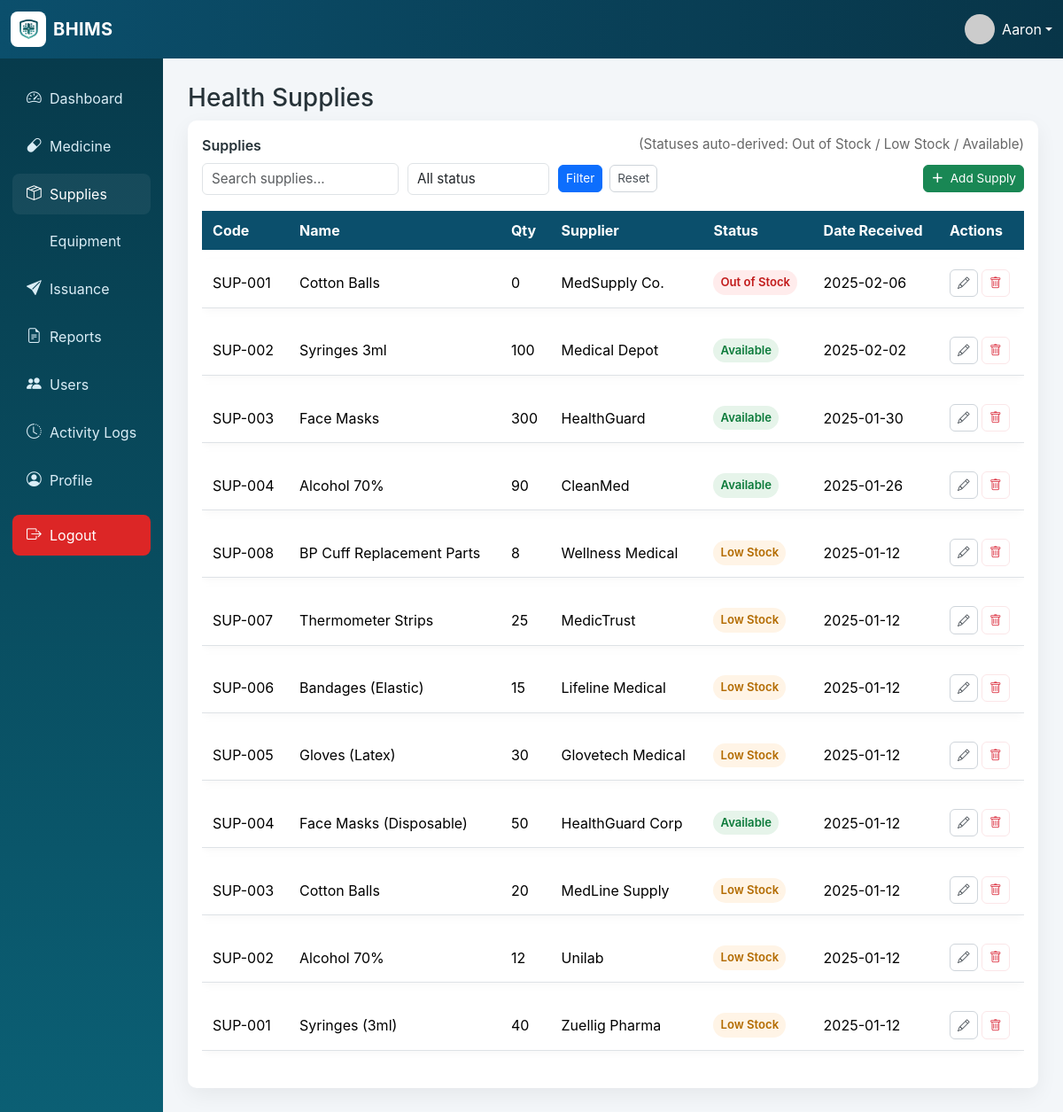
The app's page /supplies.php (signed in) with its own data.
### tables this page shows
CREATE TABLE `supplies` (
  `supply_id` int(11) NOT NULL,
  `item_code` varchar(100) DEFAULT NULL,
  `item_name` varchar(255) DEFAULT NULL,
  `quantity` int(11) DEFAULT 0,
  `supplier` varchar(255) DEFAULT NULL,
  `status` enum('Available','Low Stock','Out of Stock') DEFAULT 'Available',
  `updated_at` varchar(50) DEFAULT NULL,
  `date_received` date DEFAULT NULL,
  `added_by` int(11) DEFAULT NULL
);

### supplies.php (the view, shortened to what this page needs)
<?php
require_once 'header.php';
require_once 'functions.php';
$search = trim($_GET['search'] ?? '');
$sql = "SELECT * FROM supplies WHERE 1=1";
$sql .= " ORDER BY date_received DESC, supply_id DESC";
$stmt = $mysqli->prepare($sql);
$stmt->execute();
$rows = $stmt->get_result()->fetch_all(MYSQLI_ASSOC);
$derived = [];
foreach ($rows as $r) {
    $row = $r;
    $row['quantity'] = (int)$r['quantity'];
    if ($row['quantity'] <= 0) $row['derived_status'] = 'Out of Stock';
    elseif ($row['quantity'] < 50) $row['derived_status'] = 'Low Stock';
    else $row['derived_status'] = 'Available';
    $derived[] = $row;
}
?>
<h3>Health Supplies</h3>
<div class="table-card">
  <div class="d-flex justify-content-between align-items-center mb-2" style="gap:10px;">
    <div style="font-weight:600">Supplies</div>
    <div style="font-size:.95rem;color:#666;">(Statuses auto-derived: Out of Stock / Low Stock / Available)</div>
  </div>
  <div class="filters-wrap">
    <div class="filters-left">
      <form id="filterForm" method="get" class="d-flex align-items-center" style="gap:10px;flex-wrap:wrap;">
        <input name="search" value="<?php echo htmlspecialchars($search) ?>" placeholder="Search supplies..." class="form-control input-search" />
        <select name="status" class="form-control input-status">
          <option value="">All status</option>
        </select>
        <div style="display:flex;gap:8px;">
          <button class="btn btn-sm btn-primary" type="submit">Filter</button>
          <a href="supplies.php" class="btn btn-sm btn-outline-secondary">Reset</a>
        </div>
      </form>
    </div>
    <div class="filters-right">
      <a id="openUnifiedBtn" href="supplies.php?action=add" class="btn btn-sm btn-success"><span style="font-weight:700;">＋</span> Add Supply</a>
    </div>
  </div>
  <div class="table-responsive">
    <table class="table table-modern w-100">
      <thead>
        <tr>
          <th>Code</th>
          <th>Name</th>
          <th>Qty</th>
          <th>Supplier</th>
          <th>Status</th>
          <th>Date Received</th>
          <th>Actions</th>
        </tr>
      </thead>
      <tbody>
        <?php if (empty($derived)): ?>
          <tr><td colspan="7">No records found.</td></tr>
        <?php else: foreach ($derived as $r): ?>
          <tr>
            <td><?php echo htmlspecialchars($r['item_code']) ?></td>
            <td><?php echo htmlspecialchars($r['item_name']) ?></td>
            <td><?php echo (int)$r['quantity'] ?></td>
            <td><?php echo htmlspecialchars($r['supplier']) ?></td>
            <td>
              <?php
                $ds = $r['derived_status'];
                if ($ds === 'Available') echo '<span class="badge-available">Available</span>';
                elseif ($ds === 'Low Stock') echo '<span class="badge-low">Low Stock</span>';
                else echo '<span class="badge-out">Out of Stock</span>';
              ?>
            </td>
            <td><?php echo htmlspecialchars($r['date_received']) ?></td>
            <td>
              <?php
                $data_attrs = [
                  'id' => $r['supply_id'],
                  'item_code' => $r['item_code'],
                  'item_name' => $r['item_name'],
                  'quantity' => $r['quantity'],
                  'supplier' => $r['supplier'],
                  'status' => $r['status'],
                  'date_received' => $r['date_received']
                ];
                $data_str = '';
                foreach ($data_attrs as $k => $v) {
                    $data_str .= ' data-'.$k.'="'.htmlspecialchars($v, ENT_QUOTES).'"';
                }
              ?>
              <a class="btn btn-sm btn-outline-secondary openUnifiedEdit" href="supplies.php?action=edit&id=<?php echo $r['supply_id'] ?>" <?php echo $data_str; ?> title="Edit"><i class="bi bi-pencil"></i></a>
              <a class="btn btn-sm btn-outline-danger" href="supplies.php?action=delete&id=<?php echo $r['supply_id'] ?>" onclick="return confirm('Delete?')"><i class="bi bi-trash"></i></a>
            </td>
          </tr>
        <?php endforeach; endif; ?>
      </tbody>
    </table>
  </div>
</div>

### assets/css/style.css (style rules this page uses)
body { font-family: "Inter", system-ui, -apple-system, "Segoe UI", Roboto, "Helvetica Neue", Arial; background: #f3f6f9; color: #263238; }
.table thead th { background: transparent; color: #0b4f6c; font-weight: 700; border-bottom: 2px solid #e9eef3; }
.table tbody tr td { vertical-align: middle; }
.table-card { background: #fff; border-radius: 12px; padding: 14px; box-shadow: 0 6px 18px rgba(15, 23, 42, 0.05); }
.table.table-modern { border-collapse: separate; border-spacing: 0 10px; }
.table-modern thead th { background-color: #0b4f6c !important; color: #ffffff !important; font-weight: 700; border: 0; padding: 10px 12px; }
.table-modern tbody tr { background: #fbfdff; border-radius: 8px; box-shadow: 0 3px 8px rgba(10, 20, 30, 0.03); }
.table-modern tbody tr td { vertical-align: middle; padding: 12px; }
.table-modern tbody tr + tr td { border-top: 10px solid transparent; }
.badge-available { background: #e6f3ff; color: #0b66a6; border-radius: 999px; padding: 6px 10px; font-weight: 600; }
.badge-low { background: #fff7ed; color: #b45309; border-radius: 999px; padding: 6px 10px; font-weight: 600; }
.badge-out { background: #fff1f0; color: #dc2626; border-radius: 999px; padding: 6px 10px; font-weight: 600; }

### supplies.php (style rules this page uses)
.table-card { background:#fff; border-radius:10px; padding:1rem; box-shadow:0 8px 24px rgba(0,0,0,0.06); }
.d-flex { display:flex; }
.justify-content-between { justify-content: space-between; }
.align-items-center { align-items:center; }
.mb-2 { margin-bottom:.5rem; }
.btn { display:inline-flex; align-items:center; gap:.5rem; padding:.375rem .6rem; border-radius:6px; border:1px solid transparent; text-decoration:none; cursor:pointer; }
.btn-sm { font-size:.85rem; padding:.275rem .5rem; border-radius:6px; }
.btn-primary { background:#0d6efd; color:#fff; border-color:#0d6efd; }
.btn-success { background:#198754; color:#fff; border-color:#198754; }
.btn-outline-secondary { background:transparent; color:#495057; border-color:#ced4da; }
.btn-outline-danger { background:transparent; color:#dc3545; border:1px solid rgba(220,53,69,0.12); }
.badge-available { display:inline-block; padding:.25rem .5rem; border-radius:999px; background:#e6f4ea; color:#0b7a3a; font-weight:600; font-size:.82rem; }
.badge-low { display:inline-block; padding:.25rem .5rem; border-radius:999px; background:#fff4e6; color:#b36b00; font-weight:600; font-size:.82rem; }
.badge-out { display:inline-block; padding:.25rem .5rem; border-radius:999px; background:#ffecec; color:#c21c1c; font-weight:600; font-size:.82rem; }
input.form-control, select.form-control { width:100%; padding:.45rem .5rem; border:1px solid #dfe3e6; border-radius:6px; }
.filters-wrap { display:flex; align-items:center; justify-content:space-between; gap:12px; flex-wrap:wrap; margin-bottom:8px; }
.filters-left { display:flex; align-items:center; gap:10px; flex:1 1 auto; min-width:0; flex-wrap:wrap; }
.filters-left .form-control { height:36px; padding:6px 10px; font-size:0.95rem; }
.input-search { flex: 1 1 220px; min-width:140px; max-width:420px; }
.input-status { flex: 0 1 160px; min-width:120px; max-width:240px; }
.filters-right { flex:0 0 auto; display:flex; align-items:center; gap:8px; }
.table-modern th, .table-modern td { padding:12px 10px; vertical-align:middle; }

### records on screen
supplies: item_code "SUP-001", item_name "Cotton Balls", quantity "0", supplier "MedSupply Co.", shows "Out of Stock", date_received "2025-02-06"
supplies: item_code "SUP-002", item_name "Syringes 3ml", quantity "100", supplier "Medical Depot", status "Available", date_received "2025-02-02"
supplies: item_code "SUP-003", item_name "Face Masks", quantity "300", supplier "HealthGuard", status "Available", date_received "2025-01-30"
supplies: item_code "SUP-004", item_name "Alcohol 70%", quantity "90", supplier "CleanMed", shows "Available", date_received "2025-01-26"
supplies: item_code "SUP-008", item_name "BP Cuff Replacement Parts", quantity "8", supplier "Wellness Medical", shows "Low Stock", date_received "2025-01-12"
supplies: item_code "SUP-007", item_name "Thermometer Strips", quantity "25", supplier "MedicTrust", shows "Low Stock", date_received "2025-01-12"
supplies: item_code "SUP-006", item_name "Bandages (Elastic)", quantity "15", supplier "Lifeline Medical", shows "Low Stock", date_received "2025-01-12"
supplies: item_code "SUP-005", item_name "Gloves (Latex)", quantity "30", supplier "Glovetech Medical", shows "Low Stock", date_received "2025-01-12"
supplies: item_code "SUP-004", item_name "Face Masks (Disposable)", quantity "50", supplier "HealthGuard Corp", status "Available", date_received "2025-01-12"
supplies: item_code "SUP-003", item_name "Cotton Balls", quantity "20", supplier "MedLine Supply", shows "Low Stock", date_received "2025-01-12"
supplies: item_code "SUP-002", item_name "Alcohol 70%", quantity "12", supplier "Unilab", shows "Low Stock", date_received "2025-01-12"
supplies: item_code "SUP-001", item_name "Syringes (3ml)", quantity "40", supplier "Zuellig Pharma", shows "Low Stock", date_received "2025-01-12"

### other values on screen
$current_user_name "Aaron"
